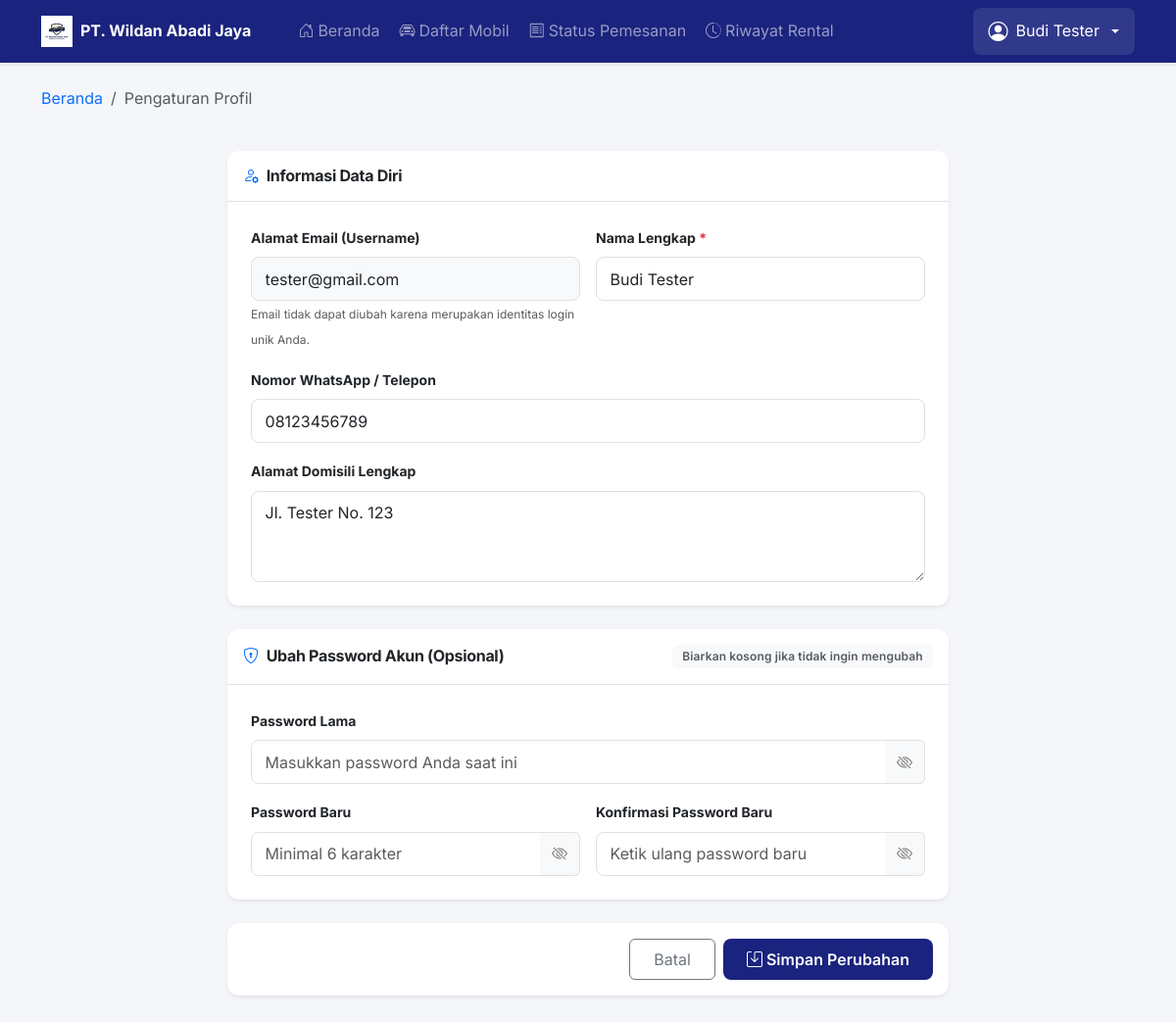
/customer/edit-profil.php (signed in), run on the app's committed database.
### tables this page shows
CREATE TABLE `users` (
  `id` int(10) UNSIGNED NOT NULL,
  `nama_lengkap` varchar(100) NOT NULL,
  `email` varchar(100) NOT NULL,
  `password` varchar(255) NOT NULL,
  `no_telepon` varchar(20) DEFAULT NULL,
  `alamat` text DEFAULT NULL,
  `foto_profil` varchar(255) DEFAULT NULL,
  `role` enum('admin','customer','direktur') NOT NULL DEFAULT 'customer',
  `created_at` timestamp NOT NULL DEFAULT current_timestamp(),
  `updated_at` timestamp NOT NULL DEFAULT current_timestamp() ON UPDATE current_timestamp()
);

### customer/edit-profil.php (the view, shortened to what this page needs)
<?php
require_once '../config/db.php';
$stmt = $pdo->prepare("SELECT * FROM users WHERE id = ?");
$stmt->execute([$_SESSION['user_id']]);
$user = $stmt->fetch();
require_once '../includes/header.php';
require_once '../includes/navbar-customer.php';
?>
<div class="container py-4">
    <div class="row mb-4">
        <div class="col-12">
            <nav aria-label="breadcrumb">
                <ol class="breadcrumb">
                    <li class="breadcrumb-item"><a href="dashboard.php" class="text-decoration-none">Beranda</a></li>
                    <li class="breadcrumb-item active" aria-current="page">Pengaturan Profil</li>
                </ol>
            </nav>
        </div>
    </div>
    <div class="row justify-content-center">
        <div class="col-lg-8">
            <form action="edit-profil.php" method="POST">
                <div class="card border-0 shadow-sm mb-4" style="border-radius: 12px;">
                    <div class="card-header bg-white py-3 border-bottom">
                        <h6 class="fw-bold text-dark mb-0"><i class="bi bi-person-gear me-2 text-primary"></i>Informasi Data Diri</h6>
                    </div>
                    <div class="card-body p-4">
                        <div class="row g-3">
                            <div class="col-md-6">
                                <label class="form-label fw-bold text-dark">Alamat Email (Username)</label>
                                <input type="email" class="form-control bg-light" value="<?= htmlspecialchars($user['email']) ?>" readonly>
                                <small class="text-muted" style="font-size:0.75rem;">Email tidak dapat diubah karena merupakan identitas login unik Anda.</small>
                            </div>
                            <div class="col-md-6">
                                <label for="nama_lengkap" class="form-label fw-bold text-dark">Nama Lengkap <span class="text-danger">*</span></label>
                                <input type="text" id="nama_lengkap" class="form-control" name="nama_lengkap"
                                       value="<?= htmlspecialchars($user['nama_lengkap']) ?>" required placeholder="Masukkan nama lengkap Anda">
                            </div>
                            <div class="col-md-12">
                                <label for="no_telepon" class="form-label fw-bold text-dark">Nomor WhatsApp / Telepon</label>
                                <input type="text" id="no_telepon" class="form-control" name="no_telepon"
                                       value="<?= htmlspecialchars($user['no_telepon'] ?? '') ?>" placeholder="Contoh: 08123456789">
                            </div>
                            <div class="col-md-12">
                                <label for="alamat" class="form-label fw-bold text-dark">Alamat Domisili Lengkap</label>
                                <textarea id="alamat" class="form-control" name="alamat" rows="3" placeholder="Masukkan alamat lengkap tempat tinggal Anda..."><?= htmlspecialchars($user['alamat'] ?? '') ?></textarea>
                            </div>
                        </div>
                    </div>
                </div>
                <div class="card border-0 shadow-sm mb-4" style="border-radius: 12px;">
                    <div class="card-header bg-white py-3 border-bottom d-flex justify-content-between align-items-center">
                        <h6 class="fw-bold text-dark mb-0"><i class="bi bi-shield-lock me-2 text-primary"></i>Ubah Password Akun (Opsional)</h6>
                        <span class="badge bg-light text-muted">Biarkan kosong jika tidak ingin mengubah</span>
                    </div>
                    <div class="card-body p-4">
                        <div class="row g-3">
                            <div class="col-12">
                                <label for="password_lama" class="form-label fw-bold text-dark">Password Lama</label>
                                <div class="input-group">
                                    <input type="password" id="password_lama" class="form-control" name="password_lama"
                                           placeholder="Masukkan password Anda saat ini">
                                    <button class="btn btn-outline-secondary toggle-password" type="button" data-target="#password_lama">
                                        <i class="bi bi-eye-slash"></i>
                                    </button>
                                </div>
                            </div>
                            <div class="col-md-6">
                                <label for="password_baru" class="form-label fw-bold text-dark">Password Baru</label>
                                <div class="input-group">
                                    <input type="password" id="password_baru" class="form-control" name="password_baru"
                                           placeholder="Minimal 6 karakter">
                                    <button class="btn btn-outline-secondary toggle-password" type="button" data-target="#password_baru">
                                        <i class="bi bi-eye-slash"></i>
                                    </button>
                                </div>
                            </div>
                            <div class="col-md-6">
                                <label for="konfirmasi_password" class="form-label fw-bold text-dark">Konfirmasi Password Baru</label>
                                <div class="input-group">
                                    <input type="password" id="konfirmasi_password" class="form-control" name="konfirmasi_password"
                                           placeholder="Ketik ulang password baru">
                                    <button class="btn btn-outline-secondary toggle-password" type="button" data-target="#konfirmasi_password">
                                        <i class="bi bi-eye-slash"></i>
                                    </button>
                                </div>
                            </div>
                        </div>
                    </div>
                </div>
                <div class="card border-0 shadow-sm mb-4" style="border-radius: 12px;">
                    <div class="card-body p-3 d-flex gap-2 justify-content-end">
                        <a href="dashboard.php" class="btn btn-outline-secondary px-4 py-2">
                            Batal
                        </a>
                        <button type="submit" class="btn btn-primary-custom px-4 py-2">
                            <i class="bi bi-save me-1"></i>Simpan Perubahan
                        </button>
                    </div>
                </div>
            </form>
        </div>
    </div>
</div>
<?php
require_once '../includes/footer.php';
?>

### assets/css/style.css (style rules this page uses)
:root { --color-primary: #1a237e; --color-primary-dark: #0d1654; --color-primary-light: #3949ab; --color-accent: #ffd600; --color-white: #ffffff; --color-bg: #f4f6f9; --color-sidebar-text: #ffffff; --color-text-dark: #212121; --color-text-muted: #757575; --color-border: #e0e0e0; --color-success: #388e3c; --color-warning: #f57c00; --color-danger: #d32f2f; --color-info: #0288d1; --font-xs: 0.75rem; --font-sm: 0.875rem; --font-base: 1rem; --font-lg: 1.125rem; --font-xl: 1.25rem; --font-2xl: 1.5rem; --shadow-sm: 0 2px 4px rgba(0,0,0,0.05); --shadow-md: 0 4px 12px rgba(0,0,0,0.08); --shadow-lg: 0 8px 24px rgba(26, 35, 126, 0.12); --transition-fast: all 0.2s cubic-bezier(0.4, 0, 0.2, 1); --transition-normal: all 0.3s cubic-bezier(0.4, 0, 0.2, 1); }
* { box-sizing: border-box; }
body { font-family: 'Inter', 'Segoe UI', system-ui, -apple-system, sans-serif; background-color: var(--color-bg); color: var(--color-text-dark); line-height: 1.6; overflow-x: hidden; }
h1, h2, h3, h4, h5, h6 { font-weight: 600; letter-spacing: -0.02em; }
.card { border-radius: 12px; border: 1px solid var(--color-border); box-shadow: var(--shadow-sm); overflow: hidden; }
.card-header { font-weight: 600; border-bottom: 1px solid rgba(0,0,0,0.08); }
.badge { padding: 0.5em 0.85em; font-weight: 600; border-radius: 6px; letter-spacing: 0.01em; }
.form-label { font-size: var(--font-sm); font-weight: 500; color: var(--color-text-dark); }
.form-control, .form-select { padding: 0.6rem 0.85rem; border-radius: 8px; border: 1px solid var(--color-border); transition: var(--transition-fast); }
.toggle-password { position: relative; z-index: 4 !important; cursor: pointer; border-color: var(--color-border) !important; border-left: none !important; background-color: #f8f9fa !important; color: var(--color-text-muted) !important; transition: var(--transition-fast); }

### assets/css/customer.css (style rules this page uses)
.btn-primary-custom { background-color: var(--color-primary); color: white; border: none; border-radius: 8px; padding: 0.6rem 1.5rem; font-weight: 600; transition: all 0.2s ease; }

### data on the page
users: email "tester@gmail.com", nama_lengkap "Budi Tester", no_telepon "08123456789", alamat "Jl. Tester No. 123"

### other printed values
$_SESSION['nama'] "Budi Tester"
